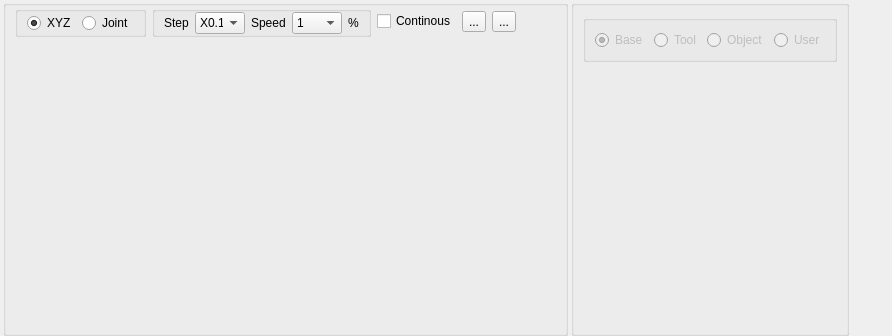
         <widget class="QWidget" name="tab_8">
          <attribute name="title">
           <string>Panel</string>
          </attribute>
          <layout class="QHBoxLayout" name="horizontalLayout_8">
           <property name="spacing">
            <number>3</number>
           </property>
           <property name="leftMargin">
            <number>3</number>
           </property>
           <property name="topMargin">
            <number>0</number>
           </property>
           <property name="rightMargin">
            <number>3</number>
           </property>
           <property name="bottomMargin">
            <number>0</number>
           </property>
           <item>
            <widget class="QGroupBox" name="groupBox_6">
             <property name="sizePolicy">
              <sizepolicy hsizetype="MinimumExpanding" vsizetype="Preferred">
               <horstretch>0</horstretch>
               <verstretch>0</verstretch>
              </sizepolicy>
             </property>
             <property name="title">
              <string/>
             </property>
             <layout class="QGridLayout" name="gridLayout_3">
              <property name="topMargin">
               <number>0</number>
              </property>
              <property name="bottomMargin">
               <number>0</number>
              </property>
              <property name="spacing">
               <number>0</number>
              </property>
              <item row="6" column="0">
               <spacer name="verticalSpacer_9">
                <property name="orientation">
                 <enum>Qt::Vertical</enum>
                </property>
                <property name="sizeHint" stdset="0">
                 <size>
                  <width>20</width>
                  <height>40</height>
                 </size>
                </property>
               </spacer>
              </item>
              <item row="1" column="0">
               <widget class="Joint" name="joint5" native="true"/>
              </item>
              <item row="3" column="0">
               <widget class="Joint" name="joint3" native="true"/>
              </item>
              <item row="4" column="0">
               <widget class="Joint" name="joint2" native="true"/>
              </item>
              <item row="5" column="0">
               <widget class="Joint" name="joint1" native="true"/>
              </item>
              <item row="2" column="0">
               <widget class="Joint" name="joint4" native="true"/>
              </item>
              <item row="0" column="0" colspan="2">
               <layout class="QHBoxLayout" name="horizontalLayout_12">
                <property name="spacing">
                 <number>6</number>
                </property>
                <property name="leftMargin">
                 <number>0</number>
                </property>
                <property name="topMargin">
                 <number>0</number>
                </property>
                <property name="rightMargin">
                 <number>0</number>
                </property>
                <property name="bottomMargin">
                 <number>0</number>
                </property>
                <item>
                 <widget class="QGroupBox" name="groupBox_16">
                  <property name="title">
                   <string/>
                  </property>
                  <layout class="QHBoxLayout" name="horizontalLayout_13">
                   <property name="topMargin">
                    <number>0</number>
                   </property>
                   <property name="bottomMargin">
                    <number>0</number>
                   </property>
                   <item>
                    <widget class="QRadioButton" name="radCoordXyz">
                     <property name="text">
                      <string>XYZ</string>
                     </property>
                     <property name="checked">
                      <bool>true</bool>
                     </property>
                    </widget>
                   </item>
                   <item>
                    <widget class="QRadioButton" name="radCoordJoint">
                     <property name="text">
                      <string>Joint</string>
                     </property>
                    </widget>
                   </item>
                  </layout>
                 </widget>
                </item>
                <item>
                 <widget class="QGroupBox" name="groupBox_3">
                  <property name="title">
                   <string/>
                  </property>
                  <layout class="QGridLayout" name="gridLayout_8">
                   <property name="topMargin">
                    <number>0</number>
                   </property>
                   <property name="rightMargin">
                    <number>9</number>
                   </property>
                   <property name="bottomMargin">
                    <number>0</number>
                   </property>
                   <item row="0" column="1">
                    <widget class="QComboBox" name="cmbStepXx">
                     <property name="sizePolicy">
                      <sizepolicy hsizetype="Preferred" vsizetype="Fixed">
                       <horstretch>0</horstretch>
                       <verstretch>0</verstretch>
                      </sizepolicy>
                     </property>
                     <property name="maximumSize">
                      <size>
                       <width>50</width>
                       <height>16777215</height>
                      </size>
                     </property>
                     <property name="toolTip">
                      <string>Step mm or degree</string>
                     </property>
                     <item>
                      <property name="text">
                       <string>X0.1</string>
                      </property>
                     </item>
                     <item>
                      <property name="text">
                       <string>X0.5</string>
                      </property>
                     </item>
                     <item>
                      <property name="text">
                       <string>X1</string>
                      </property>
                     </item>
                     <item>
                      <property name="text">
                       <string>X5</string>
                      </property>
                     </item>
                     <item>
                      <property name="text">
                       <string>X10</string>
                      </property>
                     </item>
                     <item>
                      <property name="text">
                       <string>X50</string>
                      </property>
                     </item>
                     <item>
                      <property name="text">
                       <string>X100</string>
                      </property>
                     </item>
                    </widget>
                   </item>
                   <item row="0" column="0">
                    <widget class="QLabel" name="label_3">
                     <property name="text">
                      <string>Step</string>
                     </property>
                    </widget>
                   </item>
                   <item row="0" column="4">
                    <widget class="QLabel" name="label_6">
                     <property name="text">
                      <string>%</string>
                     </property>
                    </widget>
                   </item>
                   <item row="0" column="3">
                    <widget class="QComboBox" name="cmbSpeed">
                     <property name="sizePolicy">
                      <sizepolicy hsizetype="Preferred" vsizetype="Fixed">
                       <horstretch>0</horstretch>
                       <verstretch>0</verstretch>
                      </sizepolicy>
                     </property>
                     <property name="maximumSize">
                      <size>
                       <width>50</width>
                       <height>16777215</height>
                      </size>
                     </property>
                     <property name="inputMethodHints">
                      <set>Qt::ImhDigitsOnly</set>
                     </property>
                     <property name="editable">
                      <bool>false</bool>
                     </property>
                     <item>
                      <property name="text">
                       <string>1</string>
                      </property>
                     </item>
                     <item>
                      <property name="text">
                       <string>5</string>
                      </property>
                     </item>
                     <item>
                      <property name="text">
                       <string>10</string>
                      </property>
                     </item>
                     <item>
                      <property name="text">
                       <string>20</string>
                      </property>
                     </item>
                     <item>
                      <property name="text">
                       <string>50</string>
                      </property>
                     </item>
                     <item>
                      <property name="text">
                       <string>100</string>
                      </property>
                     </item>
                    </widget>
                   </item>
                   <item row="0" column="2">
                    <widget class="QLabel" name="label_5">
                     <property name="text">
                      <string>Speed</string>
                     </property>
                    </widget>
                   </item>
                  </layout>
                 </widget>
                </item>
                <item>
                 <widget class="QCheckBox" name="chkContinous">
                  <property name="text">
                   <string>Continous</string>
                  </property>
                 </widget>
                </item>
                <item>
                 <widget class="QToolButton" name="toolSingleEdit">
                  <property name="toolTip">
                   <string>Edit the current item</string>
                  </property>
                  <property name="text">
                   <string>...</string>
                  </property>
                  <property name="icon">
                   <iconset resource="../../../res/res.qrc">
                    <normaloff>:/res/image/icon/54.png</normaloff>:/res/image/icon/54.png</iconset>
                  </property>
                  <property name="iconSize">
                   <size>
                    <width>24</width>
                    <height>24</height>
                   </size>
                  </property>
                 </widget>
                </item>
                <item>
                 <widget class="QToolButton" name="toolSingleAdd">
                  <property name="toolTip">
                   <string>Add Below</string>
                  </property>
                  <property name="text">
                   <string>...</string>
                  </property>
                  <property name="icon">
                   <iconset resource="../../../res/res.qrc">
                    <normaloff>:/res/image/icon/addition.png</normaloff>:/res/image/icon/addition.png</iconset>
                  </property>
                  <property name="iconSize">
                   <size>
                    <width>24</width>
                    <height>24</height>
                   </size>
                  </property>
                 </widget>
                </item>
                <item>
                 <spacer name="horizontalSpacer_4">
                  <property name="orientation">
                   <enum>Qt::Horizontal</enum>
                  </property>
                  <property name="sizeHint" stdset="0">
                   <size>
                    <width>40</width>
                    <height>20</height>
                   </size>
                  </property>
                 </spacer>
                </item>
               </layout>
              </item>
              <item row="1" column="1" rowspan="5">
               <widget class="QLabel" name="label_2">
                <property name="minimumSize">
                 <size>
                  <width>256</width>
                  <height>256</height>
                 </size>
                </property>
                <property name="maximumSize">
                 <size>
                  <width>256</width>
                  <height>256</height>
                 </size>
                </property>
                <property name="toolTip">
                 <string>The basement  coordinate.</string>
                </property>
                <property name="text">
                 <string/>
                </property>
                <property name="pixmap">
                 <pixmap resource="../../../res/res.qrc">:/res/image/t4/mrx-mrx-t4_geo.png</pixmap>
                </property>
                <property name="scaledContents">
                 <bool>true</bool>
                </property>
                <property name="alignment">
                 <set>Qt::AlignLeading|Qt::AlignLeft|Qt::AlignTop</set>
                </property>
               </widget>
              </item>
             </layout>
            </widget>
           </item>
           <item>
            <widget class="QGroupBox" name="groupBox_5">
             <property name="sizePolicy">
              <sizepolicy hsizetype="Fixed" vsizetype="Preferred">
               <horstretch>0</horstretch>
               <verstretch>0</verstretch>
              </sizepolicy>
             </property>
             <property name="title">
              <string/>
             </property>
             <layout class="QGridLayout" name="gridLayout">
              <item row="6" column="0">
               <spacer name="verticalSpacer">
                <property name="orientation">
                 <enum>Qt::Vertical</enum>
                </property>
                <property name="sizeHint" stdset="0">
                 <size>
                  <width>20</width>
                  <height>40</height>
                 </size>
                </property>
               </spacer>
              </item>
              <item row="1" column="0">
               <widget class="QGroupBox" name="groupBox_14">
                <property name="enabled">
                 <bool>false</bool>
                </property>
                <property name="title">
                 <string/>
                </property>
                <layout class="QHBoxLayout" name="horizontalLayout_7">
                 <item>
                  <widget class="QRadioButton" name="radioButton_5">
                   <property name="text">
                    <string>Base</string>
                   </property>
                   <property name="checked">
                    <bool>true</bool>
                   </property>
                  </widget>
                 </item>
                 <item>
                  <widget class="QRadioButton" name="radioButton_7">
                   <property name="text">
                    <string>Tool</string>
                   </property>
                  </widget>
                 </item>
                 <item>
                  <widget class="QRadioButton" name="radioButton_6">
                   <property name="text">
                    <string>Object</string>
                   </property>
                  </widget>
                 </item>
                 <item>
                  <widget class="QRadioButton" name="radioButton_13">
                   <property name="text">
                    <string>User</string>
                   </property>
                  </widget>
                 </item>
                </layout>
               </widget>
              </item>
             </layout>
            </widget>
           </item>
           <item>
            <spacer name="horizontalSpacer_2">
             <property name="orientation">
              <enum>Qt::Horizontal</enum>
             </property>
             <property name="sizeHint" stdset="0">
              <size>
               <width>40</width>
               <height>20</height>
              </size>
             </property>
            </spacer>
           </item>
          </layout>
         </widget>
